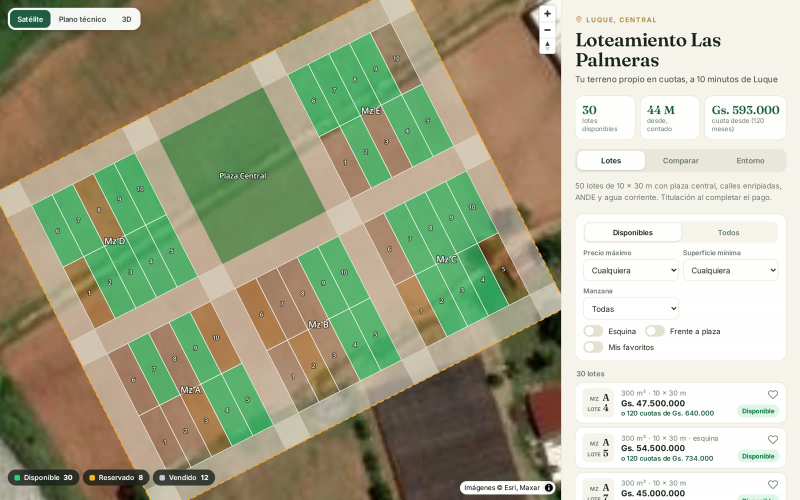
#> input picture img/1-plano-satelital.jpg, 1600 x 1000 px (shown at 1/2 size)
$ python genera_demo.py out.png ../img/1-plano-satelital.jpg
#> lines starting #> are read from the running program, lines starting #| are printed output that depends on the picture
"""Genera sql/90_demo_loteamiento.sql: un loteamiento de demostracion sobre un campo real al este de Luque.

6 manzanas (2 filas x 3), la del medio de arriba es plaza; lotes de 10 x 30 m, calles de 12 m.
La grilla se rota para seguir la orientacion del campo en la imagen satelital.
Uso:  python3 sql/genera_demo.py [preview.png mosaico.png]
"""
import json, math, random, sys

LAT0, LON0 = -25.30180, -57.39457     # esquina de origen (sur del campo arado, al este de Luque)
ROT = math.radians(27)                # giro de la grilla (sentido antihorario)
LOTE_F, LOTE_P, CALLE = 10.0, 30.0, 12.0
LOTES_POR_FILA = 5
MZ_ANCHO = LOTES_POR_FILA * LOTE_F    # 50 m
MZ_PROF = 2 * LOTE_P                  # 60 m
M_LAT = 111320.0
M_LON = 111320.0 * math.cos(math.radians(LAT0))

def a_geo(x, y):
    """metros locales (x a lo largo, y a lo ancho) -> [lon, lat]"""
    xr = x * math.cos(ROT) - y * math.sin(ROT)
    yr = x * math.sin(ROT) + y * math.cos(ROT)
    return [round(LON0 + xr / M_LON, 7), round(LAT0 + yr / M_LAT, 7)]

def rect(x, y, w, h):
    pts = [a_geo(x, y), a_geo(x + w, y), a_geo(x + w, y + h), a_geo(x, y + h)]
    return pts + [pts[0]]

def feature(anillo):
    return {"type": "Feature", "properties": {}, "geometry": {"type": "Polygon", "coordinates": [anillo]}}

areas = []   # (nombre, categoria, color, anillo, m2, perimetro, extra)
total_x = 3 * MZ_ANCHO + 4 * CALLE
total_y = 2 * MZ_PROF + 3 * CALLE
# calles: 4 longitudinales... se modelan como franjas
nombres_x = ['Calle Los Lapachos', 'Calle Las Palmeras', 'Calle Los Guayabos', 'Calle Los Naranjos']
for i in range(4):
    x = i * (MZ_ANCHO + CALLE)
    areas.append((nombres_x[i], 'Calle', '#9ca3af', rect(x, 0, CALLE, total_y), CALLE * total_y, 2 * (CALLE + total_y), None))
nombres_y = ['Avenida Principal', 'Calle Central', 'Calle del Fondo']
for j in range(3):
    y = j * (MZ_PROF + CALLE)
    areas.append((nombres_y[j], 'Calle', '#9ca3af', rect(0, y, total_x, CALLE), CALLE * total_x, 2 * (CALLE + total_x), None))

letras = iter('ABCDE')
random.seed(7)
for fila in range(2):
    for col in range(3):
        x0 = CALLE + col * (MZ_ANCHO + CALLE)
        y0 = CALLE + fila * (MZ_PROF + CALLE)
        if fila == 1 and col == 1:
            areas.append(('Plaza Central', 'Plaza', '#16a34a', rect(x0, y0, MZ_ANCHO, MZ_PROF), MZ_ANCHO * MZ_PROF, 2 * (MZ_ANCHO + MZ_PROF), None))
            continue
        mz = next(letras)
        n = 0
        for f2 in range(2):                      # 0 = frente a la calle de abajo, 1 = frente a la de arriba
            for k in range(LOTES_POR_FILA):
                n += 1
                x = x0 + k * LOTE_F
                y = y0 + f2 * LOTE_P
                esquina = k in (0, LOTES_POR_FILA - 1)
                frente_plaza = (fila == 1 and f2 == 0 and False) or (fila == 0 and col == 1 and f2 == 1) or (fila == 1 and col in (0, 2) and k == (LOTES_POR_FILA - 1 if col == 0 else 0))
                frente_av = (fila == 0 and f2 == 0)
                base = 45_000_000
                precio = base * (1.15 if esquina else 1) * (1.10 if frente_plaza else 1) * (1.08 if frente_av else 1)
                precio = int(round(precio * random.uniform(0.97, 1.05) / 500_000) * 500_000)
                r = random.random()
                estado = 'VENDIDO' if r < 0.25 else 'RESERVADO' if r < 0.40 else 'DISPONIBLE'
                det = ', '.join(t for t, c in (('esquina', esquina), ('frente a la plaza', frente_plaza), ('sobre la avenida principal', frente_av)) if c)
                areas.append((f'Mz {mz} - Lote {n}', 'Lote', '#22c55e', rect(x, y, LOTE_F, LOTE_P), LOTE_F * LOTE_P, 2 * (LOTE_F + LOTE_P),
                              dict(mz=mz, n=n, estado=estado, precio=precio, esquina=esquina, detalle=det.capitalize() if det else None)))
# perimetro (para el contorno del loteamiento)
areas.append(('Loteamiento Las Palmeras', 'Perimetro', '#f59e0b', rect(0, 0, total_x, total_y), total_x * total_y, 2 * (total_x + total_y), None))

def q(s):
    return "'" + str(s).replace("'", "''") + "'" if s is not None else 'null'

out = ["-- GENERADO por sql/genera_demo.py: loteamiento de demostracion (borra lo anterior de DEMO-LOTEO).",
       "-- Un solo bloque y sin paralelismo: el servicio _medium del ADB activa PX y una carga fila por fila",
       "-- quedo colgada en 'PX Deq: Execution Msg' (ver README-LOTES.md).",
       "set define off",   # el link de Maps trae '&query=': sin esto SQLcl se queda esperando la variable
       "alter session disable parallel dml;",
       "alter session disable parallel query;",
       "begin",
       "  delete from MAP_AREA where ARE_USUARIO_CREA = 'DEMO-LOTEO';"]
for nom, cat, col, ring, m2, per, ex in areas:
    gj = json.dumps(feature(ring), separators=(',', ':'))
    out.append("  insert into MAP_AREA (ARE_NOMBRE, ARE_TIPO, ARE_CATEGORIA, ARE_COLOR, ARE_GEOJSON, ARE_AREA_M2, ARE_LONGITUD_M, ARE_ACTIVO, ARE_FECHA_CREA, ARE_USUARIO_CREA)"
               f" values ({q(nom)}, 'POLIGONO', {q(cat)}, {q(col)}, {q(gj)}, {m2:.0f}, {per:.0f}, 'S', systimestamp, 'DEMO-LOTEO');")
out.append("  LOT000.SINCRONIZAR;")
for nom, cat, col, ring, m2, per, ex in areas:
    if not ex:
        continue
    out.append("  update MAP_LOTE set LOT_ESTADO = %s, LOT_PRECIO = %d, LOT_FRENTE_M = %d, LOT_FONDO_M = %d, LOT_ESQUINA = %s, LOT_DETALLE = %s"
               " where LOT_MANZANA = %s and LOT_NUMERO = %s;" % (q(ex['estado']), ex['precio'], LOTE_F, LOTE_P, q('S' if ex['esquina'] else 'N'),
                                                              q(ex['detalle']), q(ex['mz']), q(str(ex['n']))))
out.append("  insert into MAP_LOTE_PRECIO (LPR_ARE_CODIGO, LPR_CUOTAS, LPR_TOTAL) select LOT_ARE_CODIGO, 60, 65000000 from MAP_LOTE where LOT_MANZANA = 'A' and LOT_NUMERO = '1' and LOT_ESTADO <> 'VENDIDO';")
out.append("""  update MAP_LOTEO set LOO_NOMBRE = 'Loteamiento Las Palmeras', LOO_LEMA = 'Tu terreno propio en cuotas, a 10 minutos de Luque',
    LOO_DESCRIPCION = '50 lotes de 10 x 30 m con plaza central, calles enripiadas, ANDE y agua corriente. Titulación al completar el pago.',
    LOO_UBICACION = 'Luque, Central', LOO_WHATSAPP = '595981123456', LOO_MAPS = 'https://www.google.com/maps/search/?api=1&query=%.5f,%.5f'
   where LOO_CODIGO = 1;""" % tuple(reversed(a_geo(total_x / 2, 0))))
out.append("  commit;")
out.append("end;\n/")
open('sql/90_demo_loteamiento.sql', 'w').write('\n'.join(out) + '\n')
print('areas', len(areas), 'lotes', sum(1 for a in areas if a[1] == 'Lote'))

if len(sys.argv) > 2:   # vista previa sobre el mosaico z17
    from PIL import Image, ImageDraw
    X0, Y0, Z = 44639, 75060, 17
    def px(lon, lat):
        n = 2 ** Z
        x = (lon + 180) / 360 * n
        y = (1 - math.asinh(math.tan(math.radians(lat))) / math.pi) / 2 * n
        return ((x - X0) * 256, (y - Y0) * 256)
    im = Image.open(sys.argv[2]).convert('RGBA'); ov = Image.new('RGBA', im.size); d = ImageDraw.Draw(ov)
#> after `ov = Image.new('RGBA', im.size)`: ov: PIL image 1600x1000 RGBA; every value is 0
    colores = {'Lote': (34, 197, 94, 110), 'Calle': (156, 163, 175, 120), 'Plaza': (22, 163, 74, 160), 'Perimetro': (245, 158, 11, 0)}
    for nom, cat, col, ring, *_ in areas:
        pts = [px(*p) for p in ring]
        if cat == 'Perimetro':
            d.line(pts, fill=(245, 158, 11, 255), width=2)     # solo contorno: un relleno transparente borraria lo de abajo
        else:
            d.polygon(pts, fill=colores[cat], outline=(255, 255, 255, 220))
    Image.alpha_composite(im, ov).save(sys.argv[1])
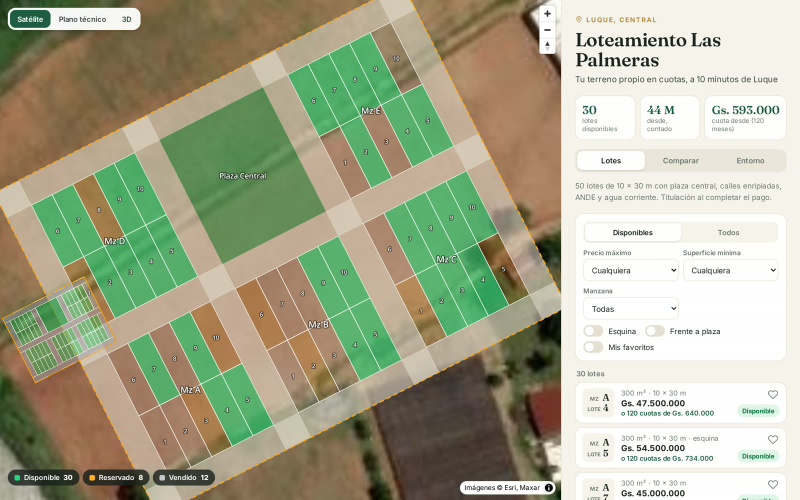
#> saved as out.png: PIL image 1600x1000 RGBA (shown at 1/2 size); mean R, G, B, A 167.3, 169.4, 142.7, 255

$ run again, on img/2-plano-tecnico.jpg
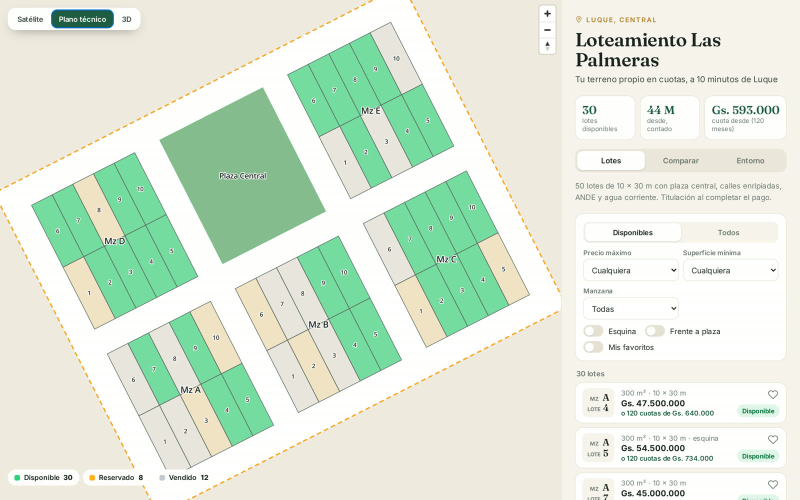
#> input picture img/2-plano-tecnico.jpg, 1600 x 1000 px (shown at 1/2 size)
#> ov: PIL image 1600x1000 RGBA; every value is 0
#> `Image.alpha_composite(im, ov).save(sys.argv[1])`:
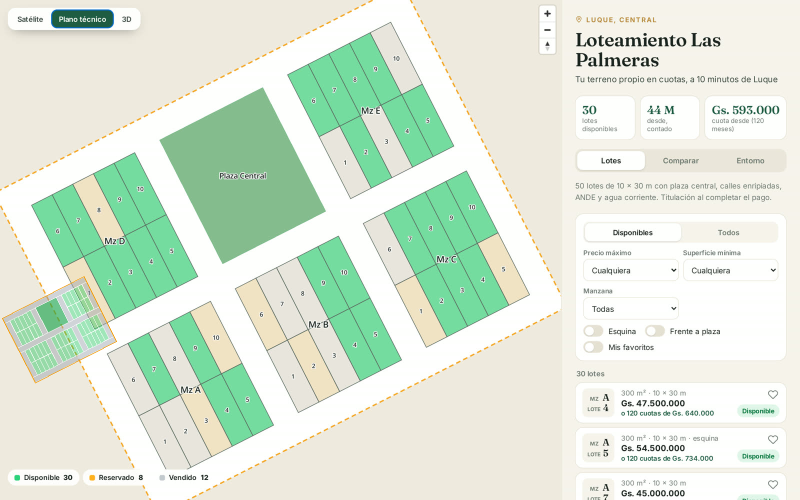
#> saved as out.png: PIL image 1600x1000 RGBA (shown at 1/2 size); mean R, G, B, A 219.7, 233, 216.6, 255

$ run again, on img/3-vista-3d.jpg
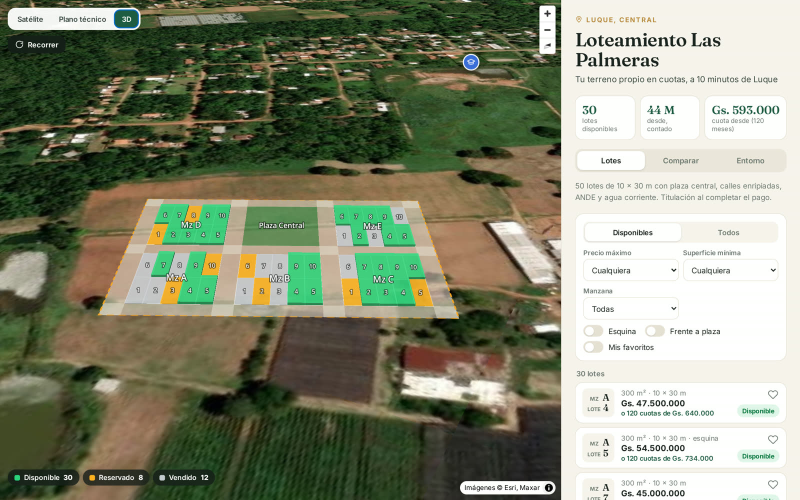
#> input picture img/3-vista-3d.jpg, 1600 x 1000 px (shown at 1/2 size)
#> ov: PIL image 1600x1000 RGBA; every value is 0
#> `Image.alpha_composite(im, ov).save(sys.argv[1])`:
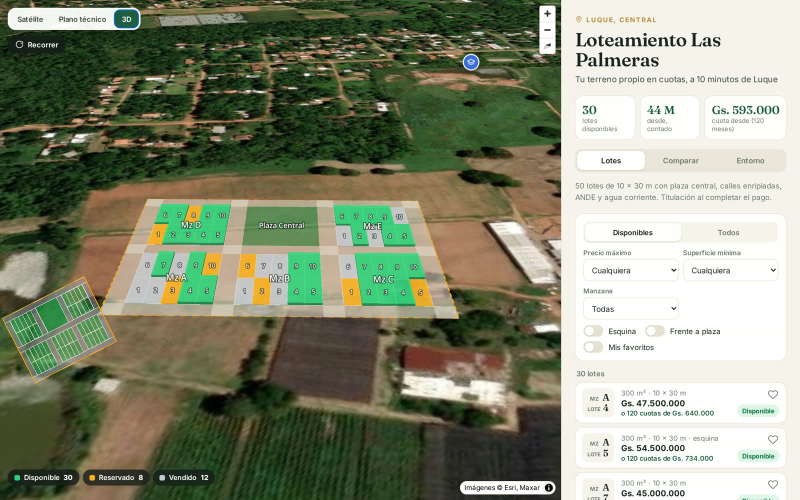
#> saved as out.png: PIL image 1600x1000 RGBA (shown at 1/2 size); mean R, G, B, A 134.8, 140.3, 117.5, 255

$ run again, on img/4-que-puedo-construir.jpg
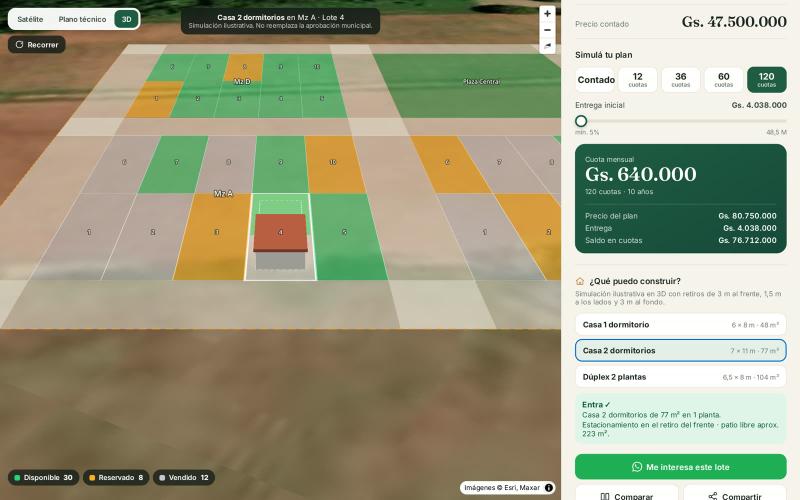
#> input picture img/4-que-puedo-construir.jpg, 1600 x 1000 px (shown at 1/2 size)
#> ov: PIL image 1600x1000 RGBA; every value is 0
#> `Image.alpha_composite(im, ov).save(sys.argv[1])`:
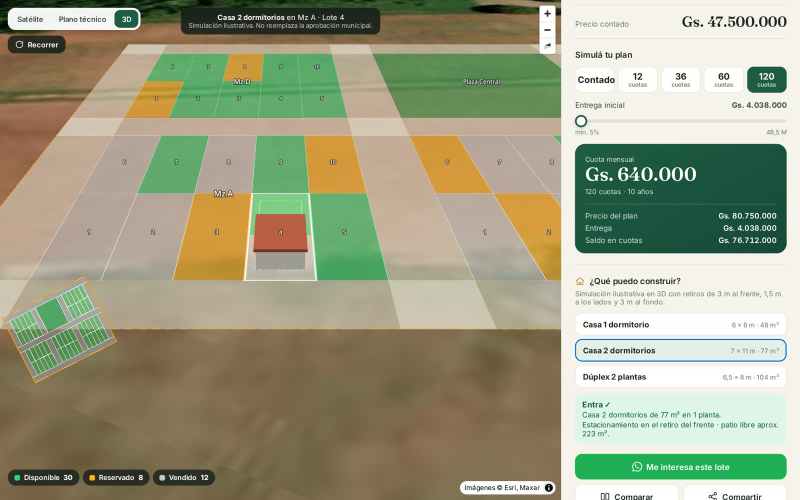
#> saved as out.png: PIL image 1600x1000 RGBA (shown at 1/2 size); mean R, G, B, A 157.7, 158.6, 130.9, 255
